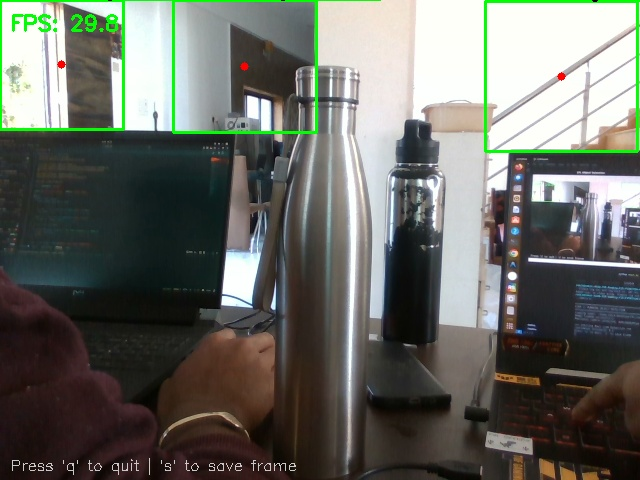
#> input picture detections/detection_20260108_163331.jpg, 640 x 480 px; its folder holds only this picture in this run
$ python -i utils.py   (imports and definitions only)
#> lines starting #> are read from the running program, lines starting #| are printed output that depends on the picture
#> further down, picture is the input picture: shape (480, 640, 3); mean B, G, R 100.8, 107.3, 105.5
"""
Utility Functions
Helper functions for image processing, visualization, and logging.
"""

import cv2
import numpy as np
from pathlib import Path
from typing import List, Tuple, Optional
import logging
from datetime import datetime


# [67 lines left out: functions setup_logging, resize_with_aspect_ratio, not called in this run]


def apply_clahe(image: np.ndarray,
                clip_limit: float = 2.0,
                tile_size: int = 8) -> np.ndarray:
    """
    Apply CLAHE (Contrast Limited Adaptive Histogram Equalization).

    Args:
        image: Input image (BGR)
        clip_limit: Contrast limit
        tile_size: Tile grid size

    Returns:
        Enhanced image
    """
#> called with clip_limit = 2, tile_size = 8
    # Convert to LAB color space
    lab = cv2.cvtColor(image, cv2.COLOR_BGR2LAB)
#> lab: shape (480, 640, 3); mean of channels 0, 1, 2 109.7, 127.3, 131.4
    l, a, b = cv2.split(lab)
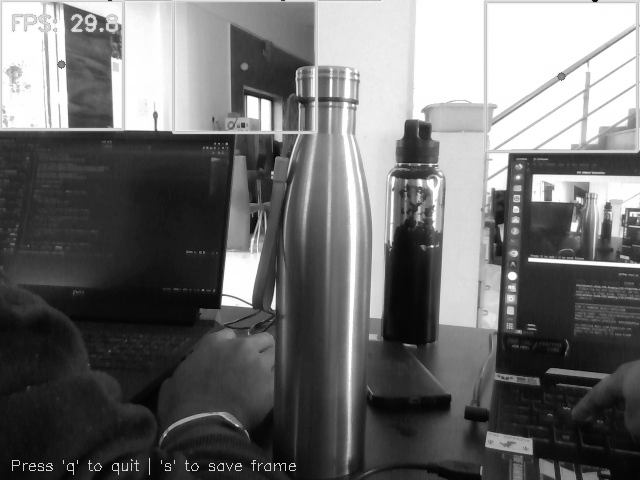
#> l: shape (480, 640); min 1, max 255, mean 109.7
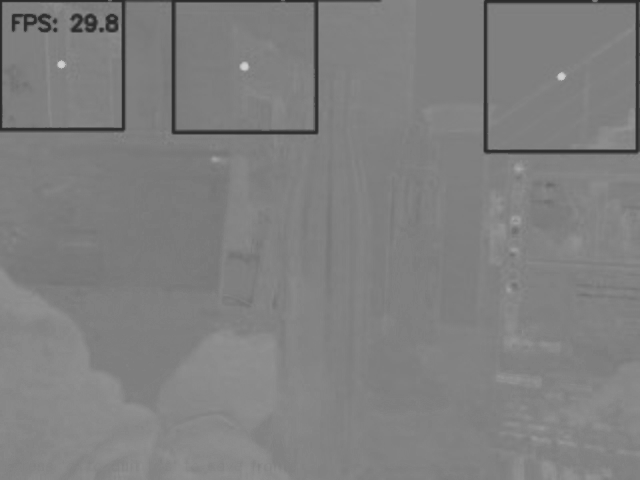
#> a: shape (480, 640); min 42, max 208, mean 127.3
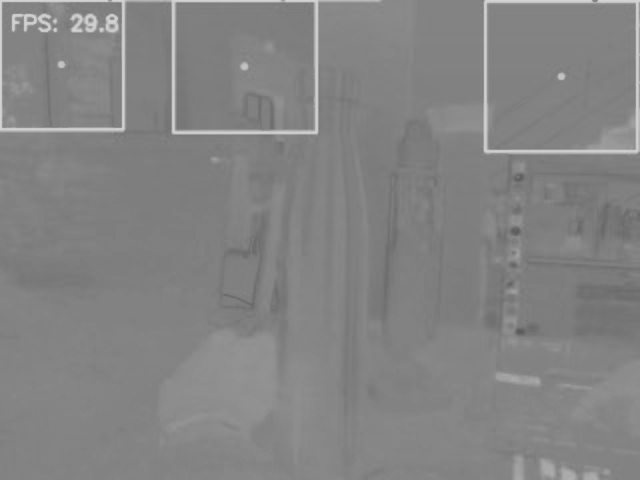
#> b: shape (480, 640); min 89, max 211, mean 131.4

    # Apply CLAHE to L channel
    clahe = cv2.createCLAHE(clipLimit=clip_limit, tileGridSize=(tile_size, tile_size))
    l = clahe.apply(l)
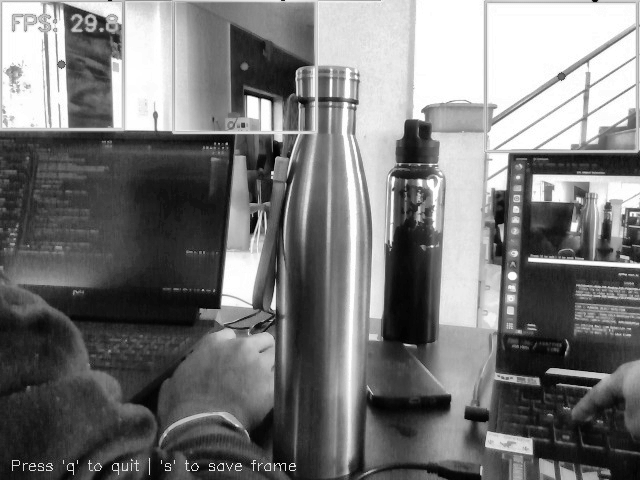
#> l: shape (480, 640); min 0, max 255, mean 119.8

    # Merge and convert back
    lab = cv2.merge([l, a, b])
#> lab: shape (480, 640, 3); mean of channels 0, 1, 2 119.8, 127.3, 131.4
    result = cv2.cvtColor(lab, cv2.COLOR_LAB2BGR)
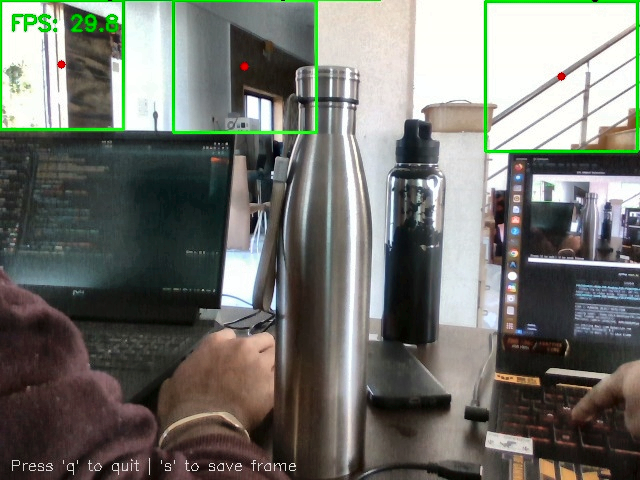
#> result: shape (480, 640, 3); mean B, G, R 109.7, 116.3, 114.7

    return result


# [320 lines left out: functions add_salt_pepper_noise, random_crop, yolo_to_xyxy, xyxy_to_yolo, calculate_iou, draw_bbox and 6 more, not called in this run]


# [25 lines not run here, left out]

>>> import cv2
>>> picture = cv2.imread('detections/detection_20260108_163331.jpg')
>>> result = apply_clahe(picture)

$ run again, on detections/detection_20260108_163334.jpg
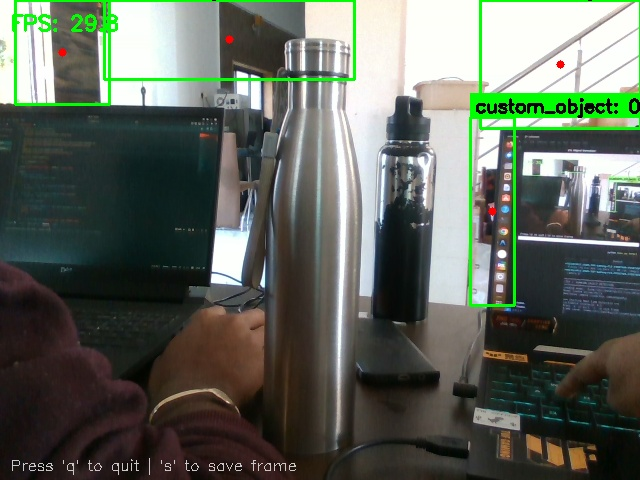
#> input picture detections/detection_20260108_163334.jpg, 640 x 480 px
#> picture is the input picture: shape (480, 640, 3); mean B, G, R 92.5, 102.5, 95.7
#> in apply_clahe, `l, a, b = cv2.split(lab)`:
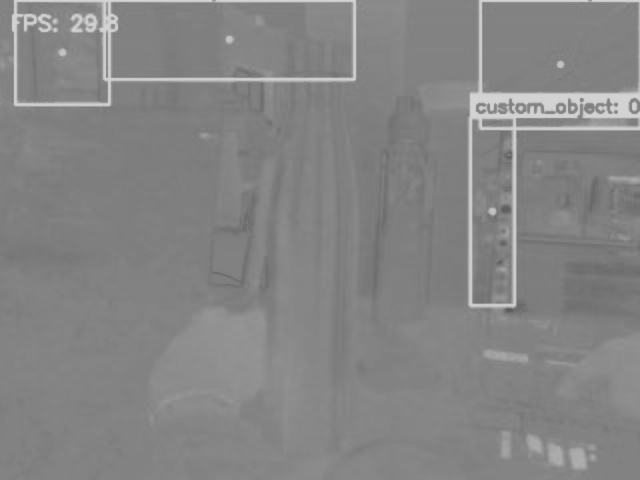
#> b: shape (480, 640); min 89, max 211, mean 132.6
#> in apply_clahe, `result = cv2.cvtColor(lab, cv2.COLOR_LAB2BGR)`:
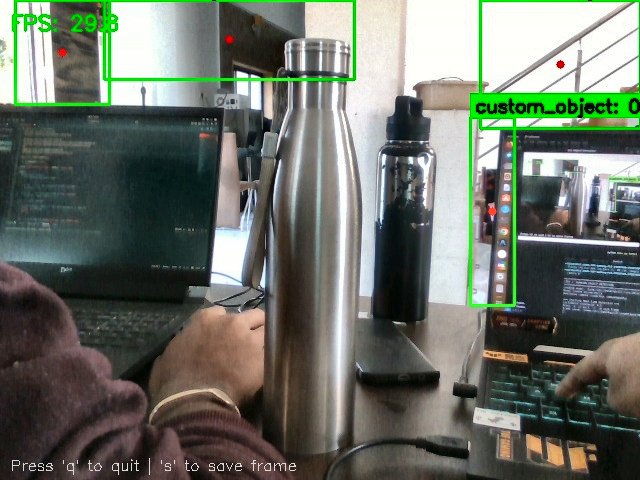
#> result: shape (480, 640, 3); mean B, G, R 103.1, 113.4, 106.8

$ run again, on detections/detection_20260112_161203.jpg
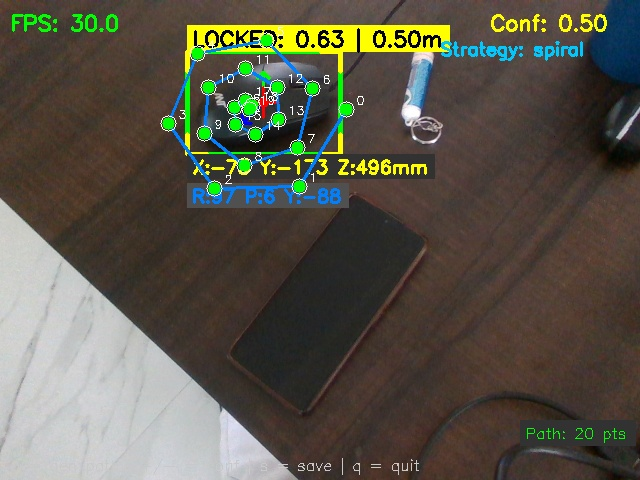
#> input picture detections/detection_20260112_161203.jpg, 640 x 480 px
#> picture is the input picture: shape (480, 640, 3); mean B, G, R 72.9, 85.5, 89.1
#> in apply_clahe, `l, a, b = cv2.split(lab)`:
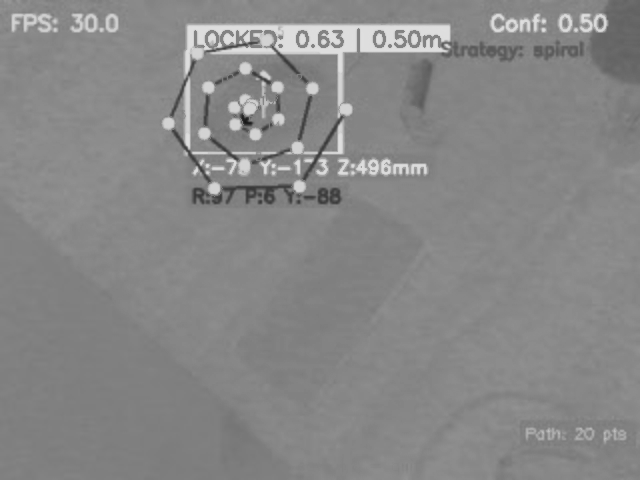
#> b: shape (480, 640); min 23, max 223, mean 135.4
#> in apply_clahe, `result = cv2.cvtColor(lab, cv2.COLOR_LAB2BGR)`:
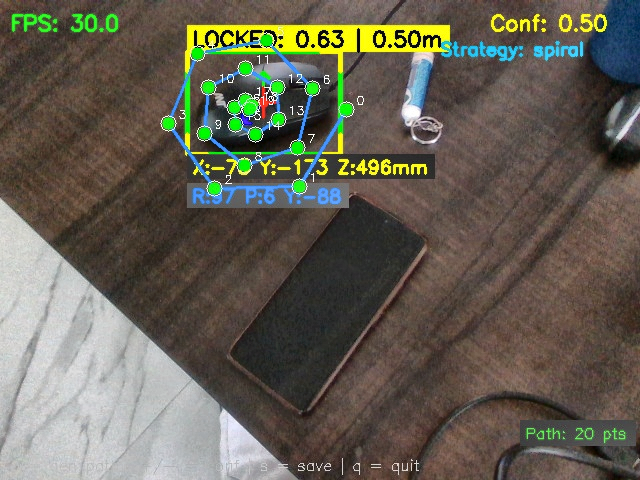
#> result: shape (480, 640, 3); mean B, G, R 83.2, 96, 100.3
